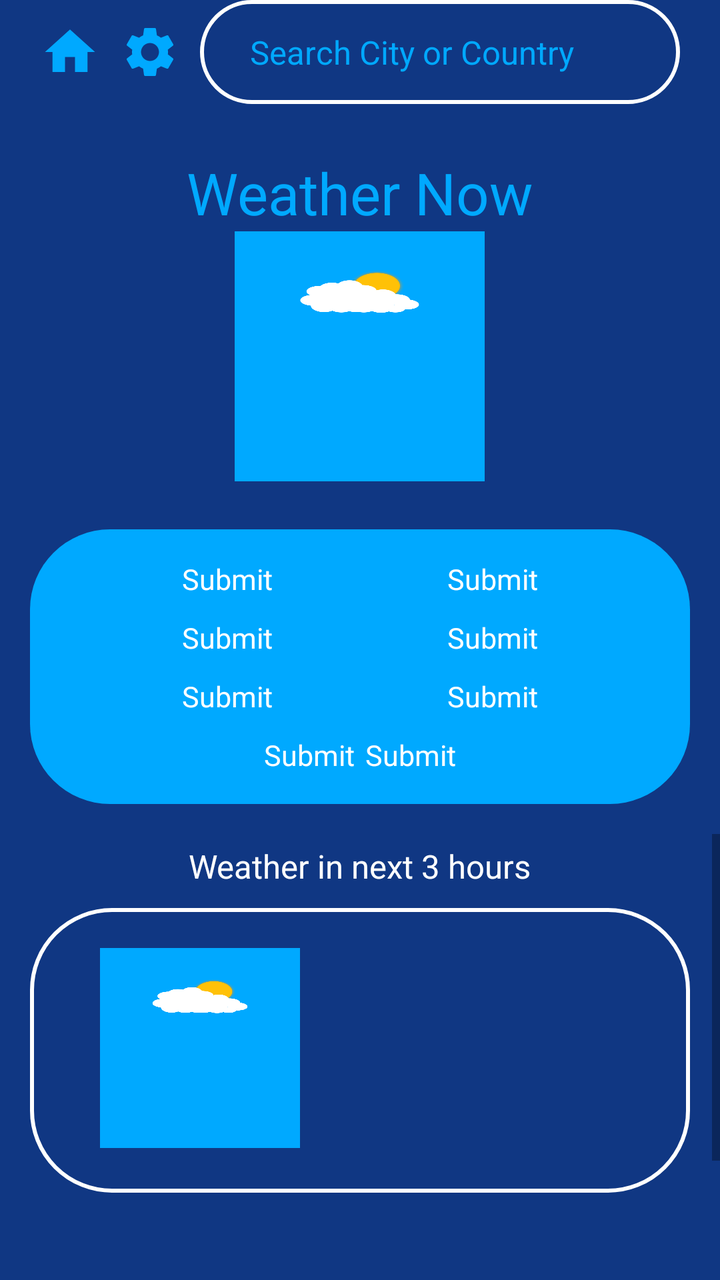
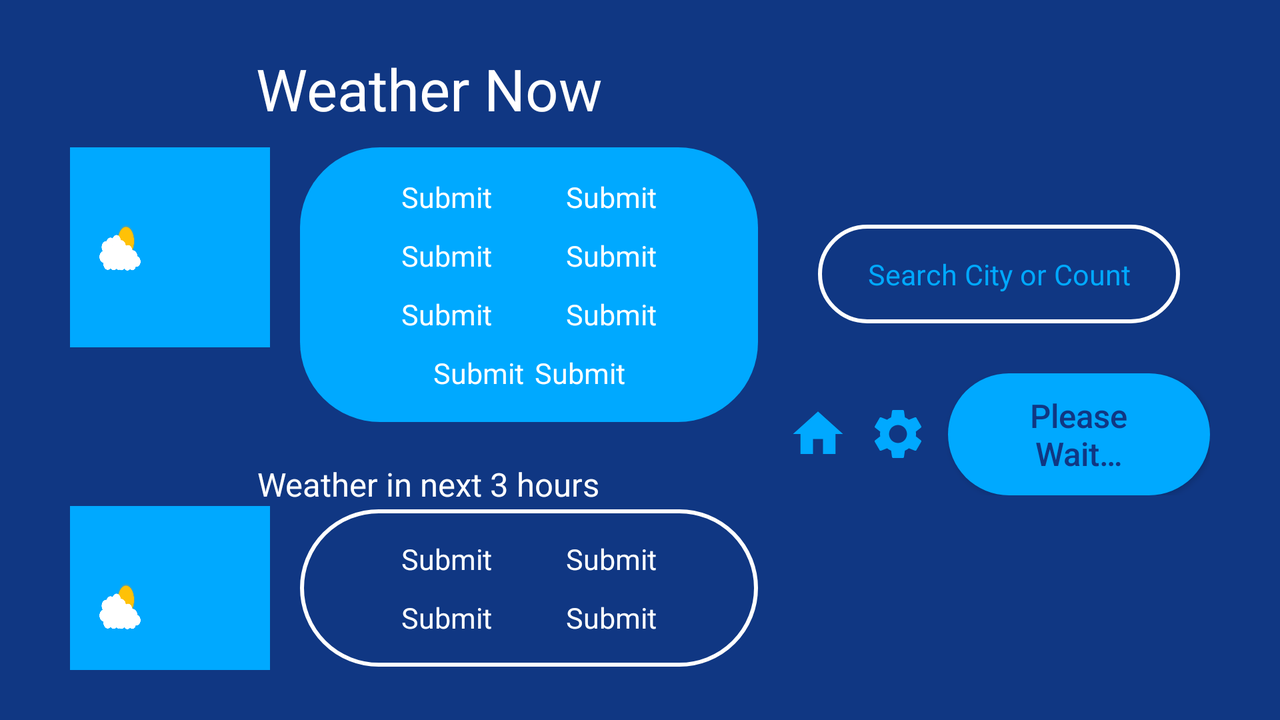

An Android layout and its configuration variant, each rendered on a device that would load it. The default file and the variant file are quoted in full after the pictures.
<!-- AndroidManifest.xml: application theme Theme.WeatherApp -->
<!-- res/layout/activity_weather.xml -->
<?xml version="1.0" encoding="utf-8"?>
<LinearLayout xmlns:android="http://schemas.android.com/apk/res/android"
    xmlns:tools="http://schemas.android.com/tools"
    android:id="@+id/main"
    android:layout_width="match_parent"
    android:layout_height="match_parent"
    android:orientation="vertical"
    android:background="?attr/colorPrimary"
    android:gravity="center"
    tools:context=".WeatherActivity">

    <LinearLayout
        android:layout_width="match_parent"
        android:layout_height="wrap_content"
        android:orientation="horizontal"
        android:layout_marginStart="20dp"
        android:layout_marginEnd="20dp"
        android:gravity="center">

        <ImageView
            android:id="@+id/home_ImageView"
            android:layout_width="30dp"
            android:layout_height="30dp"
            android:scaleType="fitXY"
            android:src="@drawable/baseline_home_50"
            android:layout_marginEnd="10dp"
            android:contentDescription="@string/empty"/>

        <ImageView
            android:id="@+id/settings_ImageView"
            android:layout_width="30dp"
            android:layout_height="30dp"
            android:scaleType="fitXY"
            android:src="@drawable/baseline_settings_50"
            android:layout_marginEnd="10dp"
            android:contentDescription="@string/empty"/>

        <AutoCompleteTextView
            android:id="@+id/searchBar_AutoCompleteTextView"
            android:layout_width="match_parent"
            android:layout_height="wrap_content"
            android:background="@drawable/edittext_bg"
            android:paddingTop="15dp"
            android:paddingBottom="15dp"
            android:paddingStart="25dp"
            android:paddingEnd="25dp"
            android:textAllCaps="false"
            android:textColorHint="?attr/colorAccent"
            android:textColor="?attr/colorAccent"
            android:textSize="8pt"
            android:hint="@string/search"
            android:autofillHints="none"
            android:inputType="textAutoComplete"/>
    </LinearLayout>

    <TextView
        android:layout_width="wrap_content"
        android:layout_height="wrap_content"
        android:text="@string/currentWeather"
        android:textColor="?attr/textFillColor"
        android:textSize="14pt"
        android:layout_gravity="center"
        android:layout_marginTop="25dp"/>

    <ImageView
        android:id="@+id/weatherIcon_ImageView"
        android:layout_width="125dp"
        android:layout_height="125dp"
        android:scaleType="fitXY"
        android:layout_gravity="center"
        android:contentDescription="@string/empty"/>

    <TextView
        android:id="@+id/currentTemp_TextView"
        android:layout_width="wrap_content"
        android:layout_height="wrap_content"
        android:text="@string/empty"
        android:textColor="?attr/colorSecondary"
        android:textSize="14pt"
        android:layout_gravity="center"
        android:layout_marginTop="-25dp"
        android:textStyle="bold"/>

    <LinearLayout
        android:layout_width="match_parent"
        android:layout_height="wrap_content"
        android:orientation="horizontal"
        android:background="@drawable/button_bg"
        android:paddingTop="15dp"
        android:paddingBottom="15dp"
        android:paddingStart="35dp"
        android:paddingEnd="35dp"
        android:layout_marginTop="10dp"
        android:layout_marginStart="15dp"
        android:layout_marginEnd="15dp"
        android:baselineAligned="false">

        <LinearLayout
            android:layout_width="match_parent"
            android:layout_height="match_parent"
            android:orientation="vertical"
            android:gravity="center_vertical"
            android:layout_marginEnd="2.5dp"
            android:layout_weight="1">

            <TextView
                android:id="@+id/description_TextView"
                android:layout_width="wrap_content"
                android:layout_height="wrap_content"
                android:text="@string/submit"
                android:textColor="?attr/colorSecondary"
                android:textSize="7pt"
                android:layout_gravity="center"/>

            <TextView
                android:id="@+id/humidity_TextView"
                android:layout_width="wrap_content"
                android:layout_height="wrap_content"
                android:text="@string/submit"
                android:textColor="?attr/colorSecondary"
                android:textSize="7pt"
                android:layout_gravity="center"
                android:layout_marginTop="10dp"/>


            <TextView
                android:id="@+id/time_TextView"
                android:layout_width="wrap_content"
                android:layout_height="wrap_content"
                android:text="@string/submit"
                android:textColor="?attr/colorSecondary"
                android:textSize="7pt"
                android:layout_gravity="center"
                android:layout_marginTop="10dp"/>

            <TextView
                android:id="@+id/city_TextView"
                android:layout_width="wrap_content"
                android:layout_height="wrap_content"
                android:text="@string/submit"
                android:textColor="?attr/colorSecondary"
                android:textSize="7pt"
                android:layout_gravity="end"
                android:layout_marginTop="10dp"/>
        </LinearLayout>

        <LinearLayout
            android:layout_width="match_parent"
            android:layout_height="match_parent"
            android:orientation="vertical"
            android:layout_marginStart="2.5dp"
            android:gravity="center_vertical"
            android:layout_weight="1">

            <TextView
                android:id="@+id/feels_like_TextView"
                android:layout_width="wrap_content"
                android:layout_height="wrap_content"
                android:text="@string/submit"
                android:textColor="?attr/colorSecondary"
                android:textSize="7pt"
                android:layout_gravity="center"/>

            <TextView
                android:id="@+id/wind_speed_TextView"
                android:layout_width="wrap_content"
                android:layout_height="wrap_content"
                android:text="@string/submit"
                android:textColor="?attr/colorSecondary"
                android:textSize="7pt"
                android:layout_gravity="center"
                android:layout_marginTop="10dp"/>


            <TextView
                android:id="@+id/date_TextView"
                android:layout_width="wrap_content"
                android:layout_height="wrap_content"
                android:text="@string/submit"
                android:textColor="?attr/colorSecondary"
                android:textSize="7pt"
                android:layout_gravity="center"
                android:layout_marginTop="10dp"/>

            <TextView
                android:id="@+id/country_TextView"
                android:layout_width="wrap_content"
                android:layout_height="wrap_content"
                android:text="@string/submit"
                android:textColor="?attr/colorSecondary"
                android:textSize="7pt"
                android:layout_gravity="start"
                android:layout_marginTop="10dp"/>
        </LinearLayout>

    </LinearLayout>

    

    <ScrollView
        android:id="@+id/scrollView"
        android:layout_width="match_parent"
        android:layout_height="wrap_content"
        android:paddingBottom="20dp"
        android:layout_marginTop="15dp">

        <LinearLayout
            android:layout_width="match_parent"
            android:layout_height="wrap_content"
            android:orientation="vertical">

            <TextView
                android:layout_width="wrap_content"
                android:layout_height="wrap_content"
                android:text="@string/next_3h"
                android:textColor="?attr/colorSecondary"
                android:textSize="8pt"
                android:layout_gravity="center"
                android:layout_marginTop="5dp"
                android:textStyle="normal"/>

            <LinearLayout
                android:layout_width="match_parent"
                android:layout_height="wrap_content"
                android:orientation="horizontal"
                android:layout_marginTop="10dp"
                android:layout_marginStart="15dp"
                android:layout_marginEnd="15dp"
                android:background="@drawable/edittext_bg"
                android:paddingTop="20dp"
                android:paddingBottom="20dp"
                android:paddingStart="35dp"
                android:paddingEnd="35dp">

                <LinearLayout
                    android:layout_width="wrap_content"
                    android:layout_height="wrap_content"
                    android:orientation="vertical"
                    android:layout_gravity="center">
                    <ImageView
                        android:id="@+id/weatherIcon_ImageView2"
                        android:layout_width="100dp"
                        android:layout_height="100dp"
                        android:scaleType="fitXY"
                        android:layout_gravity="center"
                        android:contentDescription="@string/empty"/>

                    <TextView
                        android:id="@+id/currentTemp_TextView2"
                        android:layout_width="wrap_content"
                        android:layout_height="wrap_content"
                        android:text="@string/empty"
                        android:textColor="?attr/colorSecondary"
                        android:textSize="6pt"
                        android:layout_gravity="center"
                        android:layout_marginTop="-15dp"
                        android:textStyle="bold"/>
                </LinearLayout>

                <LinearLayout
                    android:layout_width="match_parent"
                    android:layout_height="wrap_content"
                    android:orientation="vertical"
                    android:layout_marginStart="15dp"
                    android:gravity="center_vertical">
                    <TextView
                        android:id="@+id/description_TextView2"
                        android:layout_width="wrap_content"
                        android:layout_height="wrap_content"
                        android:text="@string/empty"
                        android:textColor="?attr/colorSecondary"
                        android:textSize="6pt"
                        android:layout_gravity="start"
                        android:layout_marginStart="15dp"/>


                    <TextView
                        android:id="@+id/humidity_TextView2"
                        android:layout_width="wrap_content"
                        android:layout_height="wrap_content"
                        android:text="@string/empty"
                        android:textColor="?attr/colorSecondary"
                        android:textSize="6pt"
                        android:layout_gravity="start"
                        android:layout_marginStart="15dp"
                        android:layout_marginTop="10dp"/>

                    <TextView
                        android:id="@+id/time_TextView2"
                        android:layout_width="wrap_content"
                        android:layout_height="wrap_content"
                        android:text="@string/empty"
                        android:textColor="?attr/colorSecondary"
                        android:textSize="6pt"
                        android:layout_gravity="start"
                        android:layout_marginStart="15dp"
                        android:layout_marginTop="10dp"/>

                    <TextView
                        android:id="@+id/date_TextView2"
                        android:layout_width="wrap_content"
                        android:layout_height="wrap_content"
                        android:text="@string/empty"
                        android:textColor="?attr/colorSecondary"
                        android:textSize="6pt"
                        android:layout_gravity="start"
                        android:layout_marginStart="15dp"
                        android:layout_marginTop="10dp"/>

                </LinearLayout>
            </LinearLayout>

            <Button
                android:id="@+id/more_forecast_Button"
                android:layout_width="wrap_content"
                android:layout_height="wrap_content"
                android:textSize="8pt"
                android:text="@string/pleaseWait"
                android:textColor="?attr/colorPrimary"
                android:background="@drawable/button_bg"
                android:layout_gravity="center"
                android:layout_marginTop="40dp"
                android:layout_marginBottom="10dp"
                android:paddingTop="10dp"
                android:paddingBottom="10dp"
                android:paddingStart="30dp"
                android:paddingEnd="30dp"
                android:visibility="visible"
                android:textAllCaps="false"/>

        </LinearLayout>
    </ScrollView>
</LinearLayout>
<!-- resources referenced by this layout -->
<resources>
  <!-- drawable baseline_home_50 (drawable) -->
  <vector xmlns:android="http://schemas.android.com/apk/res/android" android:height="50dp" android:tint="?attr/colorAccent" android:viewportHeight="24" android:viewportWidth="24" android:width="50dp">
        
      <path android:fillColor="?attr/colorAccent" android:pathData="M10,20v-6h4v6h5v-8h3L12,3 2,12h3v8z"/>
      
  </vector>
  <!-- drawable baseline_settings_50 (drawable) -->
  <vector xmlns:android="http://schemas.android.com/apk/res/android" android:height="50dp" android:tint="?attr/colorAccent" android:viewportHeight="24" android:viewportWidth="24" android:width="50dp">
        
      <path android:fillColor="?attr/colorAccent" android:pathData="M19.14,12.94c0.04,-0.3 0.06,-0.61 0.06,-0.94c0,-0.32 -0.02,-0.64 -0.07,-0.94l2.03,-1.58c0.18,-0.14 0.23,-0.41 0.12,-0.61l-1.92,-3.32c-0.12,-0.22 -0.37,-0.29 -0.59,-0.22l-2.39,0.96c-0.5,-0.38 -1.03,-0.7 -1.62,-0.94L14.4,2.81c-0.04,-0.24 -0.24,-0.41 -0.48,-0.41h-3.84c-0.24,0 -0.43,0.17 -0.47,0.41L9.25,5.35C8.66,5.59 8.12,5.92 7.63,6.29L5.24,5.33c-0.22,-0.08 -0.47,0 -0.59,0.22L2.74,8.87C2.62,9.08 2.66,9.34 2.86,9.48l2.03,1.58C4.84,11.36 4.8,11.69 4.8,12s0.02,0.64 0.07,0.94l-2.03,1.58c-0.18,0.14 -0.23,0.41 -0.12,0.61l1.92,3.32c0.12,0.22 0.37,0.29 0.59,0.22l2.39,-0.96c0.5,0.38 1.03,0.7 1.62,0.94l0.36,2.54c0.05,0.24 0.24,0.41 0.48,0.41h3.84c0.24,0 0.44,-0.17 0.47,-0.41l0.36,-2.54c0.59,-0.24 1.13,-0.56 1.62,-0.94l2.39,0.96c0.22,0.08 0.47,0 0.59,-0.22l1.92,-3.32c0.12,-0.22 0.07,-0.47 -0.12,-0.61L19.14,12.94zM12,15.6c-1.98,0 -3.6,-1.62 -3.6,-3.6s1.62,-3.6 3.6,-3.6s3.6,1.62 3.6,3.6S13.98,15.6 12,15.6z"/>
      
  </vector>
  <!-- drawable button_bg (drawable) -->
  <?xml version="1.0" encoding="utf-8"?>
  <ripple
      xmlns:android="http://schemas.android.com/apk/res/android"
      android:color="?attr/colorPrimary">
  
      <item>
          <shape android:shape="rectangle">
              <solid android:color="?attr/colorAccent"/>
              <corners android:radius="40dp"/>
          </shape>
      </item>
  </ripple>
  <!-- drawable edittext_bg (drawable) -->
  <?xml version="1.0" encoding="utf-8"?>
  <selector xmlns:android="http://schemas.android.com/apk/res/android">
  
      <item>
          <shape android:shape="rectangle">
              <solid android:color="@color/transparent"/>
              <stroke android:color="?attr/colorSecondary" android:width="2dp"/>
              <corners android:radius="40dp"/>
          </shape>
      </item>
  </selector>
  <string name="currentWeather">Weather Now</string>
  <string name="empty"> </string>
  <string name="next_3h">Weather in next 3 hours</string>
  <string name="pleaseWait">Please Wait…</string>
  <string name="search">Search City or Country</string>
  <string name="submit">Submit</string>
  <style name="Theme.WeatherApp" parent="Theme.AppCompat.DayNight.NoActionBar">
          
  
          
          <item name="colorPrimary">@color/light_blue_lightMode</item>
          <item name="colorSecondary">@color/white_lightMode</item>
          <item name="color">@color/white_lightMode</item>
          <item name="colorAccent">@color/blue_lightMode</item>
          <item name="srcCompat">@drawable/landing_bg_light</item>
          <item name="textFillColor">@color/blue_lightMode</item>
      </style>
  <color name="transparent">#00000000</color>
  <color name="light_blue_lightMode">#103783</color>
  <color name="white_lightMode">#FFFFFF</color>
  <color name="blue_lightMode">#FF00A9FF</color>
  <!-- drawable landing_bg_light: png bitmap (drawable-land, 31993 bytes) -->
</resources>
<!-- res/layout-land/activity_weather.xml (the repository's variant of the layout above) -->
<!-- drawn on the phone turned sideways -->
<?xml version="1.0" encoding="utf-8"?>
<LinearLayout xmlns:android="http://schemas.android.com/apk/res/android"
    xmlns:tools="http://schemas.android.com/tools"
    android:id="@+id/main"
    android:layout_width="match_parent"
    android:layout_height="match_parent"
    android:orientation="horizontal"
    android:background="?attr/colorPrimary"
    android:gravity="center_horizontal"
    android:paddingTop="25dp"
    android:paddingBottom="25dp"
    android:paddingStart="35dp"
    android:paddingEnd="35dp"
    tools:context=".WeatherActivity">

    <LinearLayout
        android:layout_width="match_parent"
        android:layout_height="match_parent"
        android:orientation="vertical"
        android:layout_weight="1">

        <TextView
            android:layout_width="wrap_content"
            android:layout_height="wrap_content"
            android:text="@string/currentWeather"
            android:textColor="?attr/colorSecondary"
            android:textSize="14pt"
            android:layout_gravity="center"/>

        <LinearLayout
            android:layout_width="match_parent"
            android:layout_height="wrap_content"
            android:orientation="horizontal"
            android:layout_marginTop="10dp">

            <LinearLayout
                android:layout_width="wrap_content"
                android:layout_height="match_parent"
                android:orientation="vertical">

                <ImageView
                    android:id="@+id/weatherIcon_ImageView"
                    android:layout_width="100dp"
                    android:layout_height="100dp"
                    android:scaleType="fitXY"
                    android:layout_gravity="center"
                    android:contentDescription="@string/empty"/>

                <TextView
                    android:id="@+id/currentTemp_TextView"
                    android:layout_width="wrap_content"
                    android:layout_height="wrap_content"
                    android:text="@string/empty"
                    android:textColor="?attr/colorSecondary"
                    android:textSize="12pt"
                    android:layout_gravity="center"
                    android:layout_marginTop="-25dp"
                    android:textStyle="bold"/>
            </LinearLayout>

            <LinearLayout
                android:layout_width="match_parent"
                android:layout_height="wrap_content"
                android:orientation="horizontal"
                android:background="@drawable/button_bg"
                android:paddingTop="15dp"
                android:paddingBottom="15dp"
                android:paddingStart="35dp"
                android:paddingEnd="35dp"
                android:layout_marginStart="15dp"
                android:layout_marginEnd="15dp"
                android:baselineAligned="false">

                <LinearLayout
                    android:layout_width="match_parent"
                    android:layout_height="match_parent"
                    android:orientation="vertical"
                    android:gravity="center_vertical"
                    android:layout_marginEnd="2.5dp"
                    android:layout_weight="1">

                    <TextView
                        android:id="@+id/description_TextView"
                        android:layout_width="wrap_content"
                        android:layout_height="wrap_content"
                        android:text="@string/submit"
                        android:textColor="?attr/colorSecondary"
                        android:textSize="7pt"
                        android:layout_gravity="center"/>

                    <TextView
                        android:id="@+id/humidity_TextView"
                        android:layout_width="wrap_content"
                        android:layout_height="wrap_content"
                        android:text="@string/submit"
                        android:textColor="?attr/colorSecondary"
                        android:textSize="7pt"
                        android:layout_gravity="center"
                        android:layout_marginTop="10dp"/>


                    <TextView
                        android:id="@+id/time_TextView"
                        android:layout_width="wrap_content"
                        android:layout_height="wrap_content"
                        android:text="@string/submit"
                        android:textColor="?attr/colorSecondary"
                        android:textSize="7pt"
                        android:layout_gravity="center"
                        android:layout_marginTop="10dp"/>

                    <TextView
                        android:id="@+id/city_TextView"
                        android:layout_width="wrap_content"
                        android:layout_height="wrap_content"
                        android:text="@string/submit"
                        android:textColor="?attr/colorSecondary"
                        android:textSize="7pt"
                        android:layout_gravity="end"
                        android:layout_marginTop="10dp"/>
                </LinearLayout>

                <LinearLayout
                    android:layout_width="match_parent"
                    android:layout_height="match_parent"
                    android:orientation="vertical"
                    android:layout_marginStart="2.5dp"
                    android:gravity="center_vertical"
                    android:layout_weight="1">

                    <TextView
                        android:id="@+id/feels_like_TextView"
                        android:layout_width="wrap_content"
                        android:layout_height="wrap_content"
                        android:text="@string/submit"
                        android:textColor="?attr/colorSecondary"
                        android:textSize="7pt"
                        android:layout_gravity="center"/>

                    <TextView
                        android:id="@+id/wind_speed_TextView"
                        android:layout_width="wrap_content"
                        android:layout_height="wrap_content"
                        android:text="@string/submit"
                        android:textColor="?attr/colorSecondary"
                        android:textSize="7pt"
                        android:layout_gravity="center"
                        android:layout_marginTop="10dp"/>


                    <TextView
                        android:id="@+id/date_TextView"
                        android:layout_width="wrap_content"
                        android:layout_height="wrap_content"
                        android:text="@string/submit"
                        android:textColor="?attr/colorSecondary"
                        android:textSize="7pt"
                        android:layout_gravity="center"
                        android:layout_marginTop="10dp"/>

                    <TextView
                        android:id="@+id/country_TextView"
                        android:layout_width="wrap_content"
                        android:layout_height="wrap_content"
                        android:text="@string/submit"
                        android:textColor="?attr/colorSecondary"
                        android:textSize="7pt"
                        android:layout_gravity="start"
                        android:layout_marginTop="10dp"/>
                </LinearLayout>
            </LinearLayout>
        </LinearLayout>

        

        <TextView
            android:layout_width="wrap_content"
            android:layout_height="wrap_content"
            android:text="@string/next_3h"
            android:textColor="?attr/colorSecondary"
            android:textSize="8pt"
            android:layout_gravity="center"
            android:layout_marginTop="20dp"/>


        <LinearLayout
            android:layout_width="match_parent"
            android:layout_height="wrap_content"
            android:orientation="horizontal"
            android:gravity="center">

            <LinearLayout
                android:layout_width="wrap_content"
                android:layout_height="wrap_content"
                android:orientation="vertical">
                <ImageView
                    android:id="@+id/weatherIcon_ImageView2"
                    android:layout_width="100dp"
                    android:layout_height="100dp"
                    android:scaleType="fitXY"
                    android:layout_gravity="center"
                    android:contentDescription="@string/empty"/>

                <TextView
                    android:id="@+id/currentTemp_TextView2"
                    android:layout_width="wrap_content"
                    android:layout_height="wrap_content"
                    android:text="@string/empty"
                    android:textColor="?attr/colorSecondary"
                    android:textSize="12pt"
                    android:layout_gravity="center"
                    android:layout_marginTop="-25dp"
                    android:textStyle="bold"/>
            </LinearLayout>

            <LinearLayout
                android:layout_width="match_parent"
                android:layout_height="wrap_content"
                android:orientation="horizontal"
                android:background="@drawable/edittext_bg"
                android:paddingTop="15dp"
                android:paddingBottom="15dp"
                android:paddingStart="35dp"
                android:paddingEnd="35dp"
                android:layout_marginStart="15dp"
                android:layout_marginEnd="15dp"
                android:baselineAligned="false">

                <LinearLayout
                    android:layout_width="match_parent"
                    android:layout_height="match_parent"
                    android:orientation="vertical"
                    android:gravity="center_vertical"
                    android:layout_marginEnd="2.5dp"
                    android:layout_weight="1">

                    <TextView
                        android:id="@+id/description_TextView2"
                        android:layout_width="wrap_content"
                        android:layout_height="wrap_content"
                        android:text="@string/submit"
                        android:textColor="?attr/colorSecondary"
                        android:textSize="7pt"
                        android:layout_gravity="center"/>

                    <TextView
                        android:id="@+id/humidity_TextView2"
                        android:layout_width="wrap_content"
                        android:layout_height="wrap_content"
                        android:text="@string/submit"
                        android:textColor="?attr/colorSecondary"
                        android:textSize="7pt"
                        android:layout_gravity="center"
                        android:layout_marginTop="10dp"/>

                </LinearLayout>

                <LinearLayout
                    android:layout_width="match_parent"
                    android:layout_height="match_parent"
                    android:orientation="vertical"
                    android:layout_marginStart="2.5dp"
                    android:gravity="center_vertical"
                    android:layout_weight="1">

                    <TextView
                        android:id="@+id/time_TextView2"
                        android:layout_width="wrap_content"
                        android:layout_height="wrap_content"
                        android:text="@string/submit"
                        android:textColor="?attr/colorSecondary"
                        android:textSize="7pt"
                        android:layout_gravity="center"/>

                    <TextView
                        android:id="@+id/date_TextView2"
                        android:layout_width="wrap_content"
                        android:layout_height="wrap_content"
                        android:text="@string/submit"
                        android:textColor="?attr/colorSecondary"
                        android:textSize="7pt"
                        android:layout_gravity="center"
                        android:layout_marginTop="10dp"/>
                </LinearLayout>
            </LinearLayout>
        </LinearLayout>
    </LinearLayout>


    <LinearLayout
        android:layout_width="match_parent"
        android:layout_height="match_parent"
        android:orientation="vertical"
        android:gravity="center"
        android:layout_weight="1.7">

        <AutoCompleteTextView
            android:id="@+id/searchBar_AutoCompleteTextView"
            android:layout_width="match_parent"
            android:layout_height="wrap_content"
            android:background="@drawable/edittext_bg"
            android:paddingTop="15dp"
            android:paddingBottom="15dp"
            android:paddingStart="25dp"
            android:paddingEnd="25dp"
            android:textAllCaps="false"
            android:textColorHint="?attr/colorAccent"
            android:textColor="?attr/colorAccent"
            android:textSize="7pt"
            android:layout_marginStart="15dp"
            android:layout_marginEnd="15dp"
            android:hint="@string/search"
            android:autofillHints="none"
            android:inputType="textAutoComplete"/>


        <LinearLayout
            android:layout_width="match_parent"
            android:layout_height="wrap_content"
            android:orientation="horizontal"
            android:layout_marginTop="25dp"
            android:gravity="center">

            <ImageView
                android:id="@+id/home_ImageView"
                android:layout_width="30dp"
                android:layout_height="30dp"
                android:scaleType="fitXY"
                android:src="@drawable/baseline_home_50"
                android:layout_marginEnd="10dp"
                android:contentDescription="@string/empty"/>

            <ImageView
                android:id="@+id/settings_ImageView"
                android:layout_width="30dp"
                android:layout_height="30dp"
                android:scaleType="fitXY"
                android:src="@drawable/baseline_settings_50"
                android:layout_marginEnd="10dp"
                android:contentDescription="@string/empty"/>


            <Button
                android:id="@+id/more_forecast_Button"
                android:layout_width="wrap_content"
                android:layout_height="wrap_content"
                android:textSize="8pt"
                android:text="@string/pleaseWait"
                android:textColor="?attr/colorPrimary"
                android:background="@drawable/button_bg"
                android:paddingTop="10dp"
                android:paddingBottom="10dp"
                android:paddingStart="30dp"
                android:paddingEnd="30dp"
                android:visibility="visible"
                android:textAllCaps="false"/>
        </LinearLayout>
    </LinearLayout>
    

</LinearLayout>
